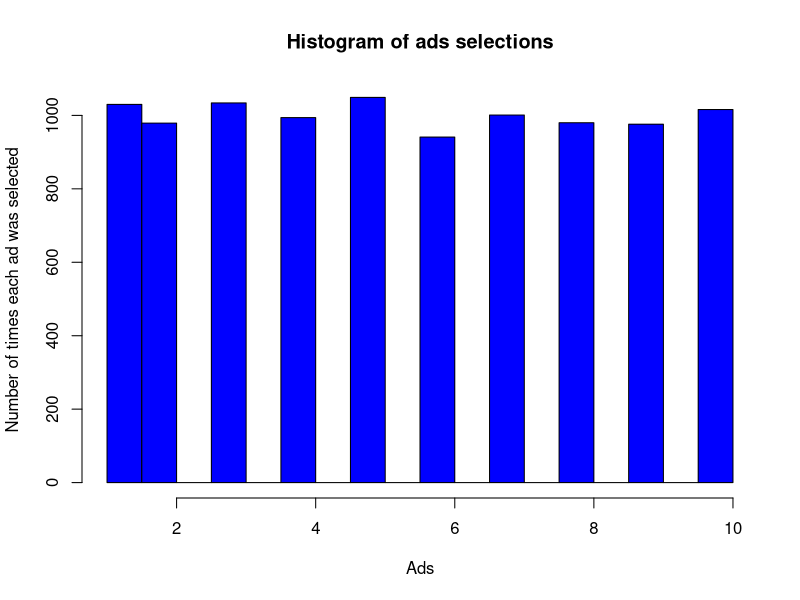

Generate this figure with R:
# Random Selection

# Importing the dataset
dataset = read.csv('Ads_CTR_Optimisation.csv')

# Implementing Random Selection
N = 10000
d = 10
ads_selected = integer(0)
total_reward = 0
for (n in 1:N) {
  ad = sample(1:10, 1)
  ads_selected = append(ads_selected, ad)
  reward = dataset[n, ad]
  total_reward = total_reward + reward
}

# Visualising the results
hist(ads_selected,
     col = 'blue',
     main = 'Histogram of ads selections',
     xlab = 'Ads',
     ylab = 'Number of times each ad was selected')

